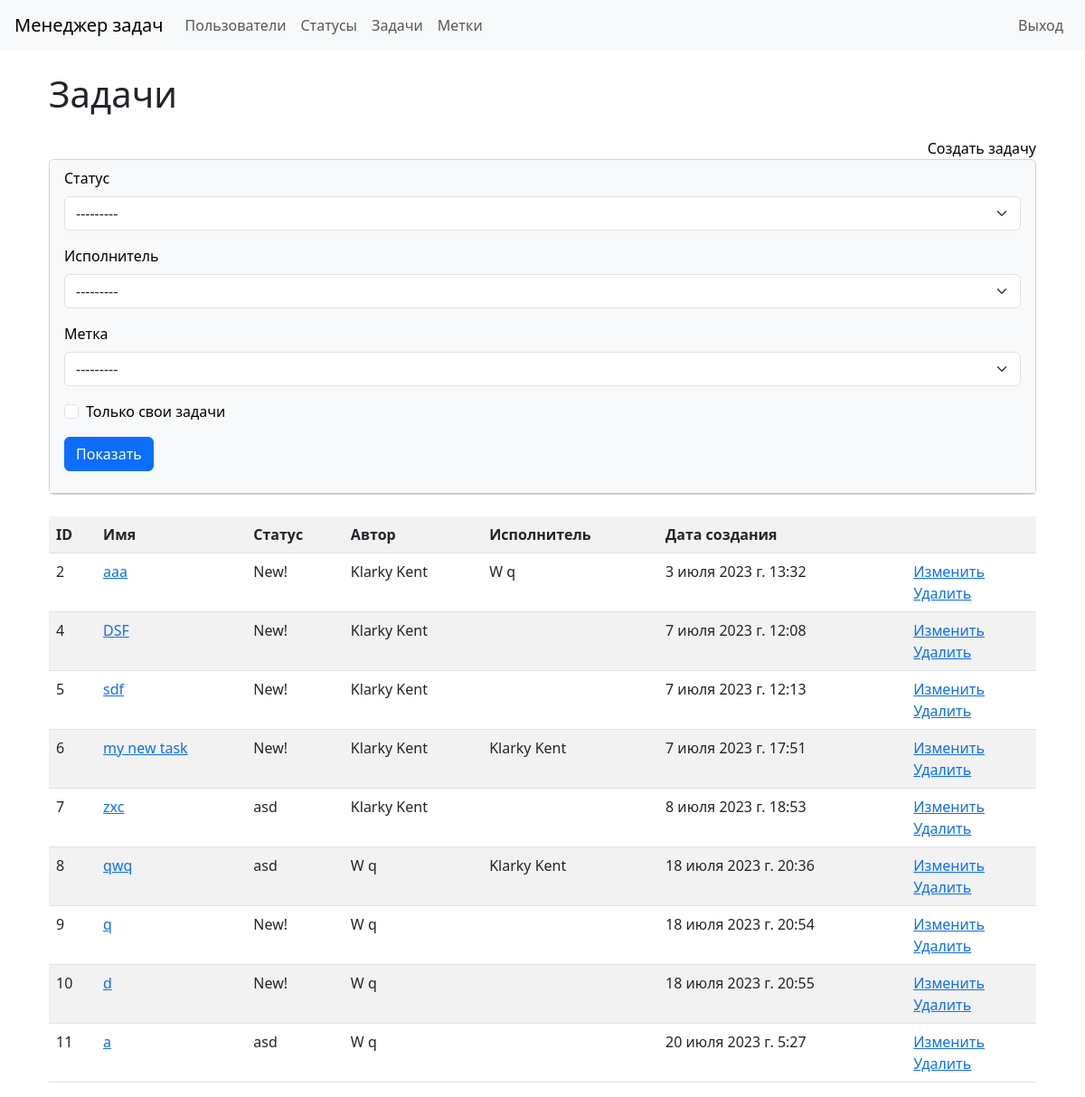
The app's page /tasks/ (signed in) with its own data.
### task_manager/tasks/models.py (models this page shows)
class TasksModel(models.Model):
    name = models.CharField(max_length=100)
    description = models.TextField()
    timestamp = models.DateTimeField(auto_now_add=True)
    status = models.ForeignKey(StatusModel, on_delete=models.PROTECT,
                               related_name='status_id')
    author = models.ForeignKey(User, on_delete=models.PROTECT,
                               related_name='author_id')
    executor = models.ForeignKey(User, on_delete=models.PROTECT,
                                 related_name='executor_id', null=True)
    labels = models.ManyToManyField(LabelModel)
    def __str__(self):
        return self.name

### task_manager/statuses/models.py (models this page shows)
class StatusModel(models.Model):
    name = models.CharField(
        max_length=100, unique=True,
        error_messages={'unique': "Это имя уже существует."})
    timestamp = models.DateTimeField(auto_now_add=True)
    def __str__(self):
        return self.name

### task_manager/tasks/views.py (the view)
class TaskListView(AppLoginMixin, FilterView, ListView):
    template_name = 'tasks/tasks.html'
    model = TasksModel
    filterset_class = FilterForm
    context_object_name = 'tasks'

### task_manager/labels/models.py (called while the page is built)
    def __str__(self):
        return self.name

### task_manager/tasks/templates/tasks/tasks.html
{% extends "base.html" %}
{% load bootstrap4 %}
{% load i18n %}
{% block main %}
<div class="container wrapper flex-grow-1">
    <h1 class="my-4">{% trans "Tasks" %}</h1>
    <a class="d-flex justify-content-end text-black text-decoration-none" href="{% url 'create_task' %}">{% trans "Create task" %}</a>
    <div class="card">
        <div class="card-header bg-light text-black">
            <form method="get">
            {% bootstrap_form filter.form size='small' %}
            {% buttons %}<button type="submit" class="btn btn-primary mb-3">{% trans "Send" %}</button>{% endbuttons %}
            </form>
         </div>
    </div>
    <br>
    <table class="table table-striped">
        <tr>
            <th>ID</th>
            <th>{% trans "Name" %}</th>
            <th>{% trans "Status" %}</th>
            <th>{% trans "Author" %}</th>
            <th>{% trans "Executor" %}</th>
            <th>{% trans "Create at" %}</th>
            <th></th>
        </tr>
        {% for task in object_list %}
        <tr>
            <td>{{ task.id }}</td>
            <td><a href="{% url 'view_task' pk=task.id %}" >{{ task }}</a></td>
            <td>{{ task.status }}</td>
            <td>{{ task.author.first_name }} {{ task.author.last_name }}</td>
            <td>{% if task.executor %}
                    {{ task.executor.first_name }} {{ task.executor.last_name }}
                {%  endif %}
            </td>
            <td>{{ task.timestamp }}</td>
            <td><a href="{% url 'update_task' pk=task.id %}">{% trans "Update" %}</a><br>
                <a href="{% url 'delete_task' pk=task.id %}">{% trans "Delete" %}</a></td>
        </tr>
        {% endfor %}
    </table>
</div>
{% endblock %}

### records on screen
TasksModel: id "2", name "aaa", status "New!", author.first_name "Klarky", author.last_name "Kent", executor.first_name "W", executor.last_name "q", timestamp "3 июля 2023 г. 13:32"
TasksModel: id "4", name "DSF", status "New!", author.first_name "Klarky", author.last_name "Kent", timestamp "7 июля 2023 г. 12:08"
TasksModel: id "5", name "sdf", status "New!", author.first_name "Klarky", author.last_name "Kent", timestamp "7 июля 2023 г. 12:13"
TasksModel: id "6", name "my new task", status "New!", author.first_name "Klarky", author.last_name "Kent", executor.first_name "Klarky", executor.last_name "Kent", timestamp "7 июля 2023 г. 17:51"
TasksModel: id "7", name "zxc", status "asd", author.first_name "Klarky", author.last_name "Kent", timestamp "8 июля 2023 г. 18:53"
TasksModel: id "8", name "qwq", status "asd", author.first_name "W", author.last_name "q", executor.first_name "Klarky", executor.last_name "Kent", timestamp "18 июля 2023 г. 20:36"
TasksModel: id "9", name "q", status "New!", author.first_name "W", author.last_name "q", timestamp "18 июля 2023 г. 20:54"
TasksModel: id "10", name "d", status "New!", author.first_name "W", author.last_name "q", timestamp "18 июля 2023 г. 20:55"
TasksModel: id "11", name "a", status "asd", author.first_name "W", author.last_name "q", timestamp "20 июля 2023 г. 5:27"
